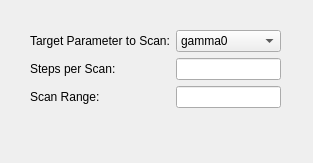
<?xml version="1.0" encoding="UTF-8"?>
<ui version="4.0">
 <class>scan</class>
 <widget class="QWidget" name="scan">
  <property name="geometry">
   <rect>
    <x>0</x>
    <y>0</y>
    <width>313</width>
    <height>163</height>
   </rect>
  </property>
  <property name="windowTitle">
   <string>Form</string>
  </property>
  <widget class="QWidget" name="formLayoutWidget">
   <property name="geometry">
    <rect>
     <x>30</x>
     <y>30</y>
     <width>251</width>
     <height>101</height>
    </rect>
   </property>
   <layout class="QFormLayout" name="formLayout">
    <item row="0" column="0">
     <widget class="QLabel" name="label">
      <property name="text">
       <string>Target Parameter to Scan:</string>
      </property>
     </widget>
    </item>
    <item row="0" column="1">
     <widget class="QComboBox" name="comboBox">
      <item>
       <property name="text">
        <string>gamma0</string>
       </property>
      </item>
      <item>
       <property name="text">
        <string>delgam</string>
       </property>
      </item>
      <item>
       <property name="text">
        <string>curpeak</string>
       </property>
      </item>
      <item>
       <property name="text">
        <string>xlamds</string>
       </property>
      </item>
      <item>
       <property name="text">
        <string>aw0</string>
       </property>
      </item>
      <item>
       <property name="text">
        <string>iseed</string>
       </property>
      </item>
      <item>
       <property name="text">
        <string>pxbeam</string>
       </property>
      </item>
      <item>
       <property name="text">
        <string>pybeam</string>
       </property>
      </item>
      <item>
       <property name="text">
        <string>xbeam</string>
       </property>
      </item>
      <item>
       <property name="text">
        <string>ybeam</string>
       </property>
      </item>
      <item>
       <property name="text">
        <string>rxbeam</string>
       </property>
      </item>
      <item>
       <property name="text">
        <string>rybeam</string>
       </property>
      </item>
      <item>
       <property name="text">
        <string>xlamd</string>
       </property>
      </item>
      <item>
       <property name="text">
        <string>delaw</string>
       </property>
      </item>
      <item>
       <property name="text">
        <string>alphax</string>
       </property>
      </item>
      <item>
       <property name="text">
        <string>alphay</string>
       </property>
      </item>
      <item>
       <property name="text">
        <string>emitx</string>
       </property>
      </item>
      <item>
       <property name="text">
        <string>emity</string>
       </property>
      </item>
      <item>
       <property name="text">
        <string>prad0</string>
       </property>
      </item>
      <item>
       <property name="text">
        <string>zrayl</string>
       </property>
      </item>
      <item>
       <property name="text">
        <string>zwaist</string>
       </property>
      </item>
      <item>
       <property name="text">
        <string>awd</string>
       </property>
      </item>
      <item>
       <property name="text">
        <string>beamfile</string>
       </property>
      </item>
      <item>
       <property name="text">
        <string>beamopt</string>
       </property>
      </item>
      <item>
       <property name="text">
        <string>beamgam</string>
       </property>
      </item>
     </widget>
    </item>
    <item row="1" column="0">
     <widget class="QLabel" name="label_2">
      <property name="text">
       <string>Steps per Scan:</string>
      </property>
     </widget>
    </item>
    <item row="1" column="1">
     <widget class="QLineEdit" name="nscan"/>
    </item>
    <item row="2" column="0">
     <widget class="QLabel" name="label_3">
      <property name="text">
       <string>Scan Range:</string>
      </property>
     </widget>
    </item>
    <item row="2" column="1">
     <widget class="QLineEdit" name="svar"/>
    </item>
   </layout>
  </widget>
 </widget>
 <resources/>
 <connections/>
</ui>
